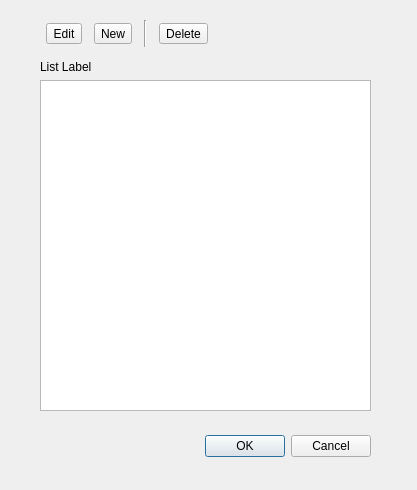
<?xml version="1.0" encoding="UTF-8"?>
<ui version="4.0">
 <class>EditListDialog</class>
 <widget class="QDialog" name="EditListDialog">
  <property name="geometry">
   <rect>
    <x>0</x>
    <y>0</y>
    <width>417</width>
    <height>490</height>
   </rect>
  </property>
  <property name="windowTitle">
   <string>EditListDialog</string>
  </property>
  <widget class="QDialogButtonBox" name="buttonBox">
   <property name="geometry">
    <rect>
     <x>30</x>
     <y>430</y>
     <width>341</width>
     <height>32</height>
    </rect>
   </property>
   <property name="orientation">
    <enum>Qt::Horizontal</enum>
   </property>
   <property name="standardButtons">
    <set>QDialogButtonBox::Cancel|QDialogButtonBox::Ok</set>
   </property>
  </widget>
  <widget class="QWidget" name="layoutWidget">
   <property name="geometry">
    <rect>
     <x>40</x>
     <y>20</y>
     <width>176</width>
     <height>27</height>
    </rect>
   </property>
   <layout class="QHBoxLayout" name="horizontalLayout">
    <item>
     <widget class="QToolButton" name="editButton">
      <property name="text">
       <string>Edit</string>
      </property>
      <property name="icon">
       <iconset resource="../../../resources/resources.qrc">
        <normaloff>:/images/pencil.png</normaloff>:/images/pencil.png</iconset>
      </property>
      <property name="toolButtonStyle">
       <enum>Qt::ToolButtonTextBesideIcon</enum>
      </property>
     </widget>
    </item>
    <item>
     <widget class="QToolButton" name="insertButton">
      <property name="text">
       <string>New</string>
      </property>
      <property name="icon">
       <iconset resource="../../../resources/resources.qrc">
        <normaloff>:/images/newitem.png</normaloff>:/images/newitem.png</iconset>
      </property>
     </widget>
    </item>
    <item>
     <widget class="Line" name="line">
      <property name="orientation">
       <enum>Qt::Vertical</enum>
      </property>
     </widget>
    </item>
    <item>
     <widget class="QToolButton" name="deleteButton">
      <property name="text">
       <string>Delete</string>
      </property>
      <property name="icon">
       <iconset resource="../../../resources/resources.qrc">
        <normaloff>:/images/trash.png</normaloff>:/images/trash.png</iconset>
      </property>
     </widget>
    </item>
   </layout>
  </widget>
  <widget class="QWidget" name="layoutWidget">
   <property name="geometry">
    <rect>
     <x>40</x>
     <y>60</y>
     <width>331</width>
     <height>351</height>
    </rect>
   </property>
   <layout class="QVBoxLayout" name="verticalLayout">
    <item>
     <widget class="QLabel" name="listLabel">
      <property name="text">
       <string>List Label</string>
      </property>
     </widget>
    </item>
    <item>
     <widget class="QListView" name="listView"/>
    </item>
   </layout>
  </widget>
  <zorder>buttonBox</zorder>
  <zorder>layoutWidget</zorder>
  <zorder>layoutWidget</zorder>
  <zorder>listView</zorder>
 </widget>
 <resources>
  <include location="../../../resources/resources.qrc"/>
  <include location="../../../resources/resources.qrc"/>
  <include location="../../../resources/resources.qrc"/>
  <include location="../../../resources/resources.qrc"/>
  <include location="../../../resources/resources.qrc"/>
  <include location="../../../resources/resources.qrc"/>
  <include location="../../../resources/resources.qrc"/>
  <include location="../../../resources/resources.qrc"/>
  <include location="../../../resources/resources.qrc"/>
  <include location="../../../resources/resources.qrc"/>
 </resources>
 <connections>
  <connection>
   <sender>buttonBox</sender>
   <signal>accepted()</signal>
   <receiver>EditListDialog</receiver>
   <slot>accept()</slot>
   <hints>
    <hint type="sourcelabel">
     <x>248</x>
     <y>254</y>
    </hint>
    <hint type="destinationlabel">
     <x>157</x>
     <y>274</y>
    </hint>
   </hints>
  </connection>
  <connection>
   <sender>buttonBox</sender>
   <signal>rejected()</signal>
   <receiver>EditListDialog</receiver>
   <slot>reject()</slot>
   <hints>
    <hint type="sourcelabel">
     <x>316</x>
     <y>260</y>
    </hint>
    <hint type="destinationlabel">
     <x>286</x>
     <y>274</y>
    </hint>
   </hints>
  </connection>
 </connections>
</ui>
